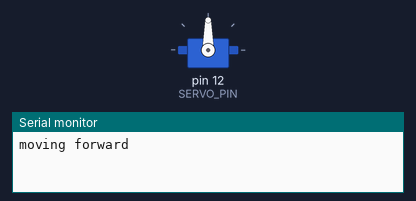
This sketch was run on a simulated Arduino Uno, built with avr-gcc and run on an emulated ATmega328P. On the bench: servo, the last lines printed to the serial monitor.

Above: at 2.05 s.
At 3.5 s:
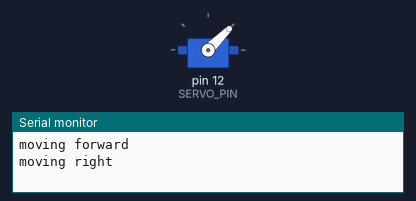
At 5.0 s:
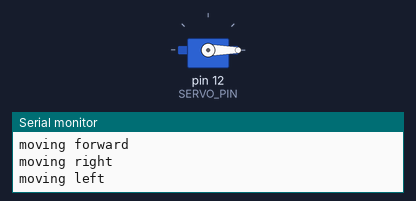
Timing chart, 0 to 8.9 s (numbered marks = the images above):
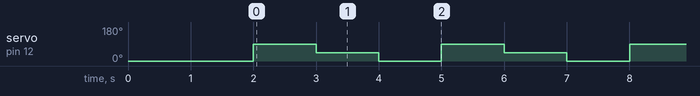

Measured:
- by itself, servo on pin 12 (SERVO_PIN): repeats every 3.0 s: 45° 1.0 s, 0° 1.0 s, 90° 1.0 s

The sketch:

servoteting.ino
```cpp
#include <Servo.h>
const int SERVO_PIN = 12;
Servo myservo;
void setup(){
    Serial.begin(9600);
     myservo.attach(SERVO_PIN);
  myservo.write(0);  // Center position
  delay(2000);

}
void loop()
{
   Serial.println("moving forward");
    myservo.write(90);
    delay(1000);
    Serial.println("moving right");
    myservo.write(45);
    delay(1000);
     Serial.println("moving left");
    myservo.write(0);
    delay(1000);
}
```
